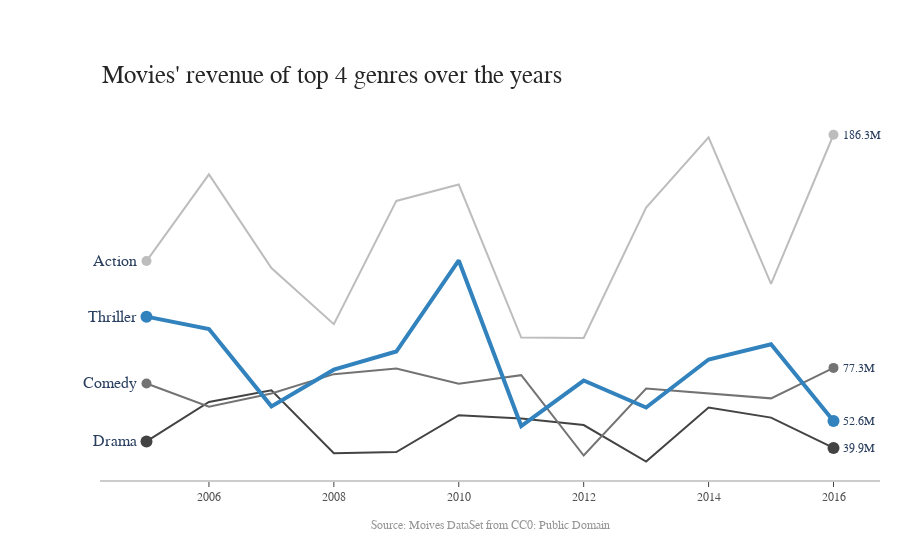

Notebook source saved alongside this figure:
### Code cell
title = 'Top 4 movies\'revenue over the years'
labels = ['Drama', 'Comedy','Thriller','Action']
colors = ['rgb(67,67,67)', 'rgb(115,115,115)', 'rgb(49,130,189)', 'rgb(189,189,189)']
mode_size = [12, 10, 12, 10]
line_size = [2, 2, 4, 2]
x_data = np.vstack((np.arange(2005, 2017),)*4)
y_data = np.array([
    combine.loc['Drama'].iloc[-15:-3].values.flatten()/1000000,
    combine.loc['Comedy'].iloc[-15:-3].values.flatten()/1000000,
    combine.loc['Thriller'].iloc[-15:-3].values.flatten()/1000000,
    combine.loc['Action'].iloc[-15:-3].values.flatten()/1000000])
fig = go.Figure()
for i in range(0, 4):
    fig.add_trace(go.Scatter(x=x_data[i], y=y_data[i], mode='lines',
        name=labels[i],line=dict(color=colors[i], width=line_size[i]),connectgaps=True,))
    fig.add_trace(go.Scatter(
        x=[x_data[i][0], x_data[i][-1]],y=[y_data[i][0], y_data[i][-1]],
        mode='markers',marker=dict(color=colors[i], size=mode_size[i])))
fig.update_layout(
    xaxis=dict(showline=True,showgrid=False,showticklabels=True,linecolor='rgb(204, 204, 204)',linewidth=2,
        ticks='outside',tickfont=dict(family='Arial',size=12,color='rgb(82, 82, 82)',),),
    yaxis=dict(showgrid=False,zeroline=False,showline=False,showticklabels=False,),
    autosize=False,margin=dict(autoexpand=False,l=100,r=20,t=110,),showlegend=False,plot_bgcolor='white')
annotations = []
for y_trace, label, color in zip(y_data, labels, colors):
    # labeling the left_side of the plot
    annotations.append(dict(xref='paper', x=0.05, y=y_trace[0],
                                  xanchor='right', yanchor='middle',
                                  text=label,
                                  font=dict(family='Arial',size=16),showarrow=False))
    # labeling the right_side of the plot
    annotations.append(dict(xref='paper', x=0.95, y=y_trace[11],
                                  xanchor='left', yanchor='middle',
                                  text='{}M'.format(y_trace[11].round(1)),
                                  font=dict(family='Arial',size=12),showarrow= False))
annotations.append(dict(xref='paper', yref='paper', x=0.0, y=1.05,
                              xanchor='left', yanchor='bottom',
                              text='Movies\' revenue of top 4 genres over the years',
                              font=dict(family='Arial',size=25,color='rgb(37,37,37)'),showarrow=False))
annotations.append(dict(xref='paper', yref='paper', x=0.5, y=-0.1,
                              xanchor='center', yanchor='top',
                              text='Source: Moives DataSet from CC0: Public Domain',
                              font=dict(family='Arial',size=12,color='rgb(150,150,150)'),showarrow=False))
fig.update_layout(annotations=annotations)
fig.show()

### Figure 1 — Plotly figure (JSON) as saved in the notebook; plotly's stock layout.template omitted (floating-point values rounded to 4 significant figures)
{"data": [{"connectgaps": true, "line": {"color": "rgb(67,67,67)", "width": 2}, "mode": "lines", "name": "Drama", "type": "scatter", "x": [2005, 2006, 2007, 2008, 2009, 2010, 2011, 2012, 2013, 2014, 2015, 2016], "y": [42.99, 61.45, 66.87, 37.47, 38.01, 55.21, 53.75, 50.64, 33.61, 58.85, 54.12, 39.93]}, {"marker": {"color": "rgb(67,67,67)", "size": 12}, "mode": "markers", "type": "scatter", "x": [2005, 2016], "y": [42.99, 39.93]}, {"connectgaps": true, "line": {"color": "rgb(115,115,115)", "width": 2}, "mode": "lines", "name": "Comedy", "type": "scatter", "x": [2005, 2006, 2007, 2008, 2009, 2010, 2011, 2012, 2013, 2014, 2015, 2016], "y": [70.06, 59.24, 65.41, 74.42, 77.07, 69.93, 73.94, 36.41, 67.66, 65.47, 63.1, 77.33]}, {"marker": {"color": "rgb(115,115,115)", "size": 10}, "mode": "markers", "type": "scatter", "x": [2005, 2016], "y": [70.06, 77.33]}, {"connectgaps": true, "line": {"color": "rgb(49,130,189)", "width": 4}, "mode": "lines", "name": "Thriller", "type": "scatter", "x": [2005, 2006, 2007, 2008, 2009, 2010, 2011, 2012, 2013, 2014, 2015, 2016], "y": [101.3, 95.5, 59.36, 76.49, 84.99, 127.5, 50.16, 71.44, 58.84, 81.27, 88.41, 52.55]}, {"marker": {"color": "rgb(49,130,189)", "size": 12}, "mode": "markers", "type": "scatter", "x": [2005, 2016], "y": [101.3, 52.55]}, {"connectgaps": true, "line": {"color": "rgb(189,189,189)", "width": 2}, "mode": "lines", "name": "Action", "type": "scatter", "x": [2005, 2006, 2007, 2008, 2009, 2010, 2011, 2012, 2013, 2014, 2015, 2016], "y": [127.2, 167.8, 124.0, 97.78, 155.3, 163.0, 91.5, 91.33, 152.3, 185.0, 116.6, 186.3]}, {"marker": {"color": "rgb(189,189,189)", "size": 10}, "mode": "markers", "type": "scatter", "x": [2005, 2016], "y": [127.2, 186.3]}], "layout": {"annotations": [{"font": {"family": "Arial", "size": 16}, "showarrow": false, "text": "Drama", "x": 0.05, "xanchor": "right", "xref": "paper", "y": 42.99, "yanchor": "middle"}, {"font": {"family": "Arial", "size": 12}, "showarrow": false, "text": "39.9M", "x": 0.95, "xanchor": "left", "xref": "paper", "y": 39.93, "yanchor": "middle"}, {"font": {"family": "Arial", "size": 16}, "showarrow": false, "text": "Comedy", "x": 0.05, "xanchor": "right", "xref": "paper", "y": 70.06, "yanchor": "middle"}, {"font": {"family": "Arial", "size": 12}, "showarrow": false, "text": "77.3M", "x": 0.95, "xanchor": "left", "xref": "paper", "y": 77.33, "yanchor": "middle"}, {"font": {"family": "Arial", "size": 16}, "showarrow": false, "text": "Thriller", "x": 0.05, "xanchor": "right", "xref": "paper", "y": 101.3, "yanchor": "middle"}, {"font": {"family": "Arial", "size": 12}, "showarrow": false, "text": "52.6M", "x": 0.95, "xanchor": "left", "xref": "paper", "y": 52.55, "yanchor": "middle"}, {"font": {"family": "Arial", "size": 16}, "showarrow": false, "text": "Action", "x": 0.05, "xanchor": "right", "xref": "paper", "y": 127.2, "yanchor": "middle"}, {"font": {"family": "Arial", "size": 12}, "showarrow": false, "text": "186.3M", "x": 0.95, "xanchor": "left", "xref": "paper", "y": 186.3, "yanchor": "middle"}, {"font": {"color": "rgb(37,37,37)", "family": "Arial", "size": 25}, "showarrow": false, "text": "Movies' revenue of top 4 genres over the years", "x": 0, "xanchor": "left", "xref": "paper", "y": 1.05, "yanchor": "bottom", "yref": "paper"}, {"font": {"color": "rgb(150,150,150)", "family": "Arial", "size": 12}, "showarrow": false, "text": "Source: Moives DataSet from CC0: Public Domain", "x": 0.5, "xanchor": "center", "xref": "paper", "y": -0.1, "yanchor": "top", "yref": "paper"}], "autosize": false, "margin": {"autoexpand": false, "l": 100, "r": 20, "t": 110}, "plot_bgcolor": "white", "showlegend": false, "xaxis": {"linecolor": "rgb(204, 204, 204)", "linewidth": 2, "showgrid": false, "showline": true, "showticklabels": true, "tickfont": {"color": "rgb(82, 82, 82)", "family": "Arial", "size": 12}, "ticks": "outside"}, "yaxis": {"showgrid": false, "showline": false, "showticklabels": false, "zeroline": false}}}
